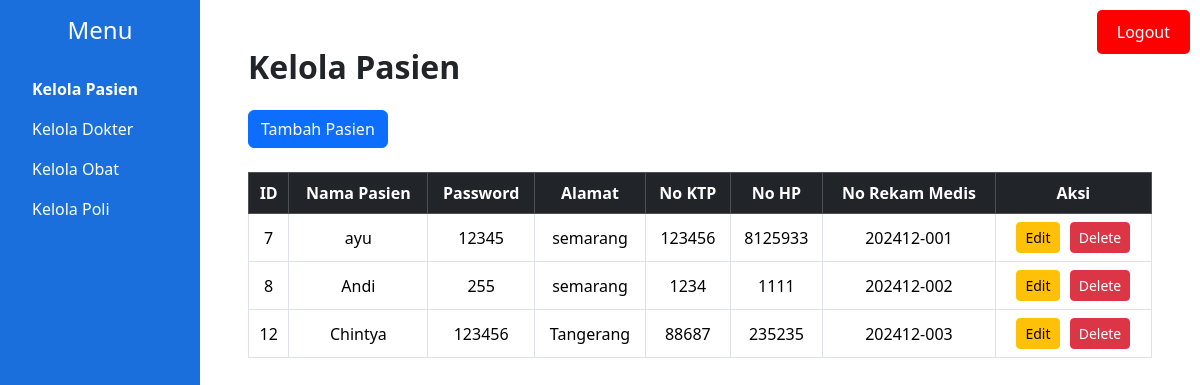
Page /kelola_pasien.php on the committed database.
### tables this page shows
CREATE TABLE `pasien` (
  `id` int(11) NOT NULL,
  `nama` varchar(150) NOT NULL,
  `password` varchar(10) NOT NULL,
  `alamat` varchar(255) NOT NULL,
  `no_ktp` int(10) UNSIGNED NOT NULL,
  `no_hp` int(10) UNSIGNED NOT NULL,
  `no_rm` char(10) DEFAULT NULL
);

### kelola_pasien.php (the view, shortened to what this page needs)
<?php
$servername = "localhost";
$username = "root";
$password = "";
$database = "poli";
$conn = new mysqli($servername, $username, $password, $database);
$sql = "SELECT * FROM pasien";
$result = $conn->query($sql);
?>
<!DOCTYPE html>
<html lang="id">
<head>
    <link href="https://cdn.jsdelivr.net/npm/bootstrap@5.3.3/dist/css/bootstrap.min.css" rel="stylesheet">
</head>
<body>
    <div class="container-fluid">
        <div class="row">
            <div class="col-md-3 col-lg-2 sidebar vh-100 d-flex flex-column p-3">
                <h4 class="text-center mb-4">Menu</h4>
                <ul class="nav flex-column">
                    <li class="nav-item">
                        <a class="nav-link active fw-bold" href="kelola_pasien.php">Kelola Pasien</a>
                    </li>
                    <li class="nav-item">
                        <a class="nav-link" href="kelola_dokter.php">Kelola Dokter</a>
                    </li>
                    <li class="nav-item">
                        <a class="nav-link" href="kelola_obat.php">Kelola Obat</a>
                    </li>
                    <li class="nav-item">
                        <a class="nav-link" href="kelola_poli.php">Kelola Poli</a>
                    </li>
                </ul>
            </div>
            <div class="col-md-9 col-lg-10 d-flex flex-column p-5">
                <h2 class="fw-bold mb-4">Kelola Pasien</h2>
                <div class="mb-4">
                    <a href="tambah_pasien.php" class="btn btn-primary">Tambah Pasien</a>
                </div>
                <div class="table-responsive">
                    <table class="table table-bordered table-hover align-middle">
                        <thead class="table-dark">
                            <tr>
                                <th>ID</th>
                                <th>Nama Pasien</th>
                                <th>Password</th>
                                <th>Alamat</th>
                                <th>No KTP</th>
                                <th>No HP</th>
                                <th>No Rekam Medis</th>
                                <th>Aksi</th>
                            </tr>
                        </thead>
                        <tbody>
                            <?php
                            if ($result->num_rows > 0) {
                                while($row = $result->fetch_assoc()) {
                                    echo "<tr>";
                                    echo "<td>" . $row['id'] . "</td>";
                                    echo "<td>" . $row['nama'] . "</td>";
                                    echo "<td>" . $row['password'] . "</td>";
                                    echo "<td>" . $row['alamat'] . "</td>";
                                    echo "<td>" . $row['no_ktp'] . "</td>";
                                    echo "<td>" . $row['no_hp'] . "</td>";
                                    echo "<td>" . $row['no_rm'] . "</td>";
                                    echo "<td>
                                            <a href='edit_pasien.php?id=" . $row['id'] . "' class='btn btn-warning btn-sm'>Edit</a>
                                            <a href='hapus_pasien.php?id=" . $row['id'] . "' class='btn btn-danger btn-sm' onclick='return confirm(\"Apakah Anda yakin ingin menghapus data ini?\");'>Delete</a>
                                          </td>";
                                    echo "</tr>";
                                }
                            } else {
                                echo "<tr><td colspan='8' class='text-center'>Tidak ada data</td></tr>";
                            }
                            ?>
                        </tbody>
                    </table>
                </div>
            </div>
        </div>
    </div>
    <button class="logout-btn" onclick="window.location.href='index.php';">Logout</button>
</body>
</html>

### kelola_pasien.php (style rules this page uses)
.sidebar { background-color: #1a6fdc; color: white; }
.sidebar .nav-link { color: white; }
.logout-btn { position: fixed; top: 10px; right: 10px; background-color: red; color: white; border: none; padding: 10px 20px; font-size: 16px; cursor: pointer; border-radius: 5px; }
.table th, .table td { text-align: center; vertical-align: middle; }
.btn-sm { margin: 0 3px; }

### rows in the picture
pasien: id "7", nama "ayu", password "12345", alamat "semarang", no_ktp "123456", no_hp "8125933", no_rm "202412-001"
pasien: id "8", nama "Andi", password "255", alamat "semarang", no_ktp "1234", no_hp "1111", no_rm "202412-002"
pasien: id "12", nama "Chintya", password "123456", alamat "Tangerang", no_ktp "88687", no_hp "235235", no_rm "202412-003"
